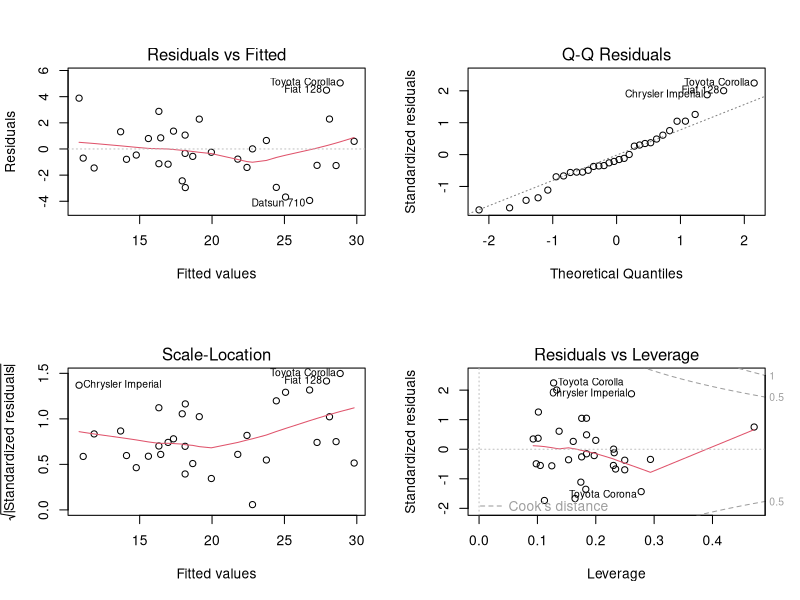
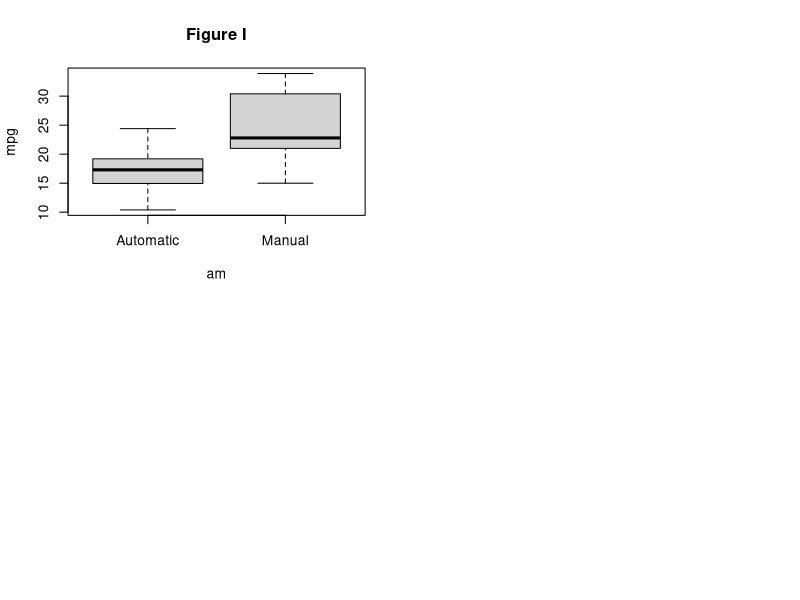
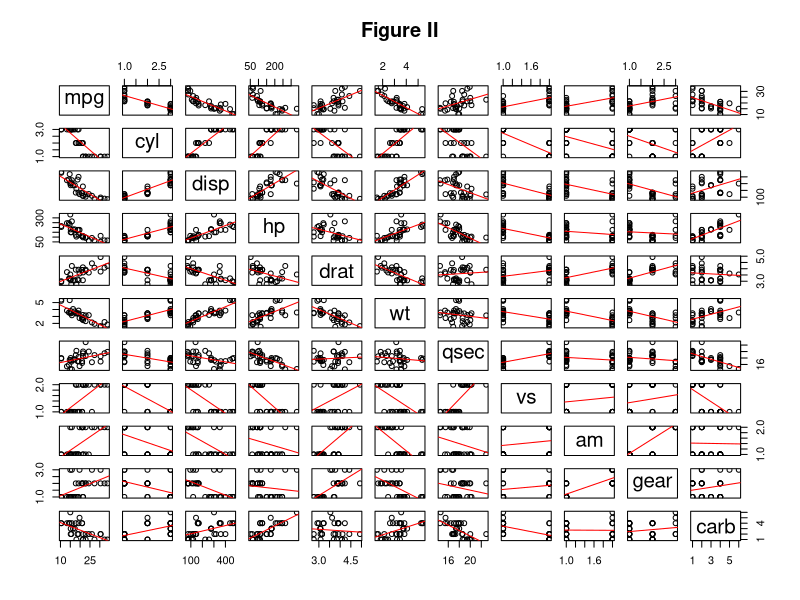

These charts were generated, in order, by the following R code:
## ---- chunk 1
set.seed(23072016)
# Loading in the data.
data("mtcars")
library(knitr)

# Transforming the proper variables to factor variables. 
cols <- c("cyl", "vs", "gear", "carb")
mtcars[, cols] <- lapply(mtcars[, cols], as.factor)
mtcars$am <- factor(mtcars$am, levels = c("0", "1"), labels = c("Automatic", "Manual"))
## ---- chunk 2
kable(summary(mtcars))
## ---- chunk 3
normal <- shapiro.test(mtcars$mpg)
print(normal)
## ---- chunk 4
result <- t.test(mpg ~ am, data = mtcars)
print(result)
## ---- chunk 5
fit <- lm(mpg ~ am, data = mtcars)
summary(fit)
## ---- chunk 6
fit.all <- lm(mpg ~ ., data = mtcars)
fit.final <- step(fit.all, direction = "both")
## ---- chunk 7
summary(fit.final)
## ---- chunk 8
anova(fit, fit.final)
## ---- chunk 9
par(mfrow = c(2,2))
plot(fit.final)
## ---- chunk 10
boxplot(mpg ~ am, data = mtcars, main = "Figure I")
## ---- chunk 11
pairs(mtcars,
      main = "Figure II",
      panel = function(x, y){
          points(x, y)
          abline(lm(y~x), col = "red")})
